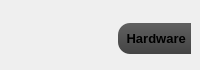
     <widget class="QStackedWidget" name="stackedWidget_top">
      <property name="maximumSize">
       <size>
        <width>16777215</width>
        <height>70</height>
       </size>
      </property>
      <widget class="QWidget" name="page">
       <layout class="QHBoxLayout" name="horizontalLayout">
        <property name="spacing">
         <number>0</number>
        </property>
        <property name="topMargin">
         <number>9</number>
        </property>
        <property name="bottomMargin">
         <number>0</number>
        </property>
        <item>
         <widget class="QFrame" name="frame_main_navigation">
          <property name="minimumSize">
           <size>
            <width>0</width>
            <height>60</height>
           </size>
          </property>
          <property name="maximumSize">
           <size>
            <width>16777215</width>
            <height>60</height>
           </size>
          </property>
          <property name="styleSheet">
           <string notr="true">border: none;</string>
          </property>
          <property name="frameShape">
           <enum>QFrame::StyledPanel</enum>
          </property>
          <property name="frameShadow">
           <enum>QFrame::Raised</enum>
          </property>
          <widget class="QFrame" name="frame_nav_buttonbar">
           <property name="geometry">
            <rect>
             <x>260</x>
             <y>8</y>
             <width>671</width>
             <height>43</height>
            </rect>
           </property>
           <property name="styleSheet">
            <string notr="true">QFrame {
    border-style: solid;
    border: 1px solid #000000;
    border-radius: 6px;
    border: none;
    background: none;
}</string>
           </property>
           <property name="frameShape">
            <enum>QFrame::StyledPanel</enum>
           </property>
           <property name="frameShadow">
            <enum>QFrame::Raised</enum>
           </property>
           <property name="lineWidth">
            <number>1</number>
           </property>
           <layout class="QHBoxLayout" name="horizontalLayout_6">
            <property name="spacing">
             <number>0</number>
            </property>
            <property name="margin">
             <number>0</number>
            </property>
            <item>
             <widget class="QPushButton" name="pushButton_setup">
              <property name="minimumSize">
               <size>
                <width>130</width>
                <height>30</height>
               </size>
              </property>
              <property name="maximumSize">
               <size>
                <width>130</width>
                <height>30</height>
               </size>
              </property>
              <property name="font">
               <font>
                <pointsize>10</pointsize>
                <weight>75</weight>
                <bold>true</bold>
               </font>
              </property>
              <property name="styleSheet">
               <string notr="true">QPushButton:hover
{
    border: 1px solid #78879b;
    color: silver;
}

QPushButton {
    /* Grey Inactive */
    background-color: qlineargradient(spread:pad, x1:0.546341, y1:1, x2:0.512195, y2:0, stop:0 rgba(67, 67, 67, 255), stop:1 rgba(96, 96, 96, 255));
    border-radius: 0px;
    border-top-left-radius: 12px;
    border-bottom-left-radius: 12px;
}</string>
              </property>
              <property name="text">
               <string>Setup</string>
              </property>
             </widget>
            </item>
            <item>
             <widget class="QPushButton" name="pushButton_capture">
              <property name="minimumSize">
               <size>
                <width>130</width>
                <height>30</height>
               </size>
              </property>
              <property name="maximumSize">
               <size>
                <width>130</width>
                <height>30</height>
               </size>
              </property>
              <property name="font">
               <font>
                <pointsize>10</pointsize>
                <weight>75</weight>
                <bold>true</bold>
               </font>
              </property>
              <property name="styleSheet">
               <string notr="true">QPushButton:hover
{
    border: 1px solid #78879b;
    color: silver;
}

QPushButton {
    /* Grey Inactive */
    border-color: rgb(0,0,0);
background-color: qlineargradient(spread:pad, x1:0.546341, y1:1, x2:0.512195, y2:0, stop:0 rgba(67, 67, 67, 255), stop:1 rgba(96, 96, 96, 255));
border-radius: 0px;
}</string>
              </property>
              <property name="text">
               <string>Capture</string>
              </property>
              <property name="checkable">
               <bool>false</bool>
              </property>
              <property name="checked">
               <bool>false</bool>
              </property>
             </widget>
            </item>
            <item>
             <widget class="QPushButton" name="pushButton_evaluate">
              <property name="minimumSize">
               <size>
                <width>130</width>
                <height>30</height>
               </size>
              </property>
              <property name="maximumSize">
               <size>
                <width>130</width>
                <height>30</height>
               </size>
              </property>
              <property name="font">
               <font>
                <pointsize>10</pointsize>
                <weight>75</weight>
                <bold>true</bold>
               </font>
              </property>
              <property name="styleSheet">
               <string notr="true">QPushButton:hover
{
    border: 1px solid #78879b;
    color: silver;
}

QPushButton {
    /* Grey Inactive */
    background-color: qlineargradient(spread:pad, x1:0.546341, y1:1, x2:0.512195, y2:0, stop:0 rgba(67, 67, 67, 255), stop:1 rgba(96, 96, 96, 255));
    border-radius: 0px;
    border-top-right-radius: 12px;
    border-bottom-right-radius: 12px;
}</string>
              </property>
              <property name="text">
               <string>Evaluate</string>
              </property>
             </widget>
            </item>
            <item>
             <spacer name="horizontalSpacer_6">
              <property name="orientation">
               <enum>Qt::Horizontal</enum>
              </property>
              <property name="sizeHint" stdset="0">
               <size>
                <width>40</width>
                <height>20</height>
               </size>
              </property>
             </spacer>
            </item>
           </layout>
          </widget>
          <widget class="QLabel" name="label_angio_logo">
           <property name="geometry">
            <rect>
             <x>0</x>
             <y>10</y>
             <width>109</width>
             <height>38</height>
            </rect>
           </property>
           <property name="styleSheet">
            <string notr="true">background-color: none;
border-color: none;
border: none;</string>
           </property>
           <property name="text">
            <string/>
           </property>
           <property name="pixmap">
            <pixmap resource="wasatch_logo_resources.qrc">:/logos/images/logos/92x30_wp_angio.png</pixmap>
           </property>
           <property name="scaledContents">
            <bool>true</bool>
           </property>
          </widget>
          <widget class="QComboBox" name="comboBox_mode_navigation">
           <property name="geometry">
            <rect>
             <x>109</x>
             <y>14</y>
             <width>111</width>
             <height>31</height>
            </rect>
           </property>
           <property name="font">
            <font>
             <pointsize>10</pointsize>
             <weight>75</weight>
             <bold>true</bold>
            </font>
           </property>
           <property name="layoutDirection">
            <enum>Qt::LeftToRight</enum>
           </property>
           <property name="styleSheet">
            <string notr="true">QComboBox:hover
{
    border: 1px solid #78879b;
    color: silver;
}


QComboBox {
background-color: qlineargradient(spread:pad, x1:0.546341, y1:1, x2:0.512195, y2:0, stop:0 rgba(67, 67, 67, 255), stop:1 rgba(96, 96, 96, 255));
border-radius: 12px;

}</string>
           </property>
           <item>
            <property name="text">
             <string> Hardware</string>
            </property>
           </item>
           <item>
            <property name="text">
             <string> OCT</string>
            </property>
           </item>
           <item>
            <property name="text">
             <string> Angiograph</string>
            </property>
           </item>
          </widget>
          <widget class="QComboBox" name="comboBox_selector">
           <property name="geometry">
            <rect>
             <x>1000</x>
             <y>10</y>
             <width>121</width>
             <height>31</height>
            </rect>
           </property>
           <property name="font">
            <font>
             <weight>75</weight>
             <bold>true</bold>
            </font>
           </property>
           <property name="layoutDirection">
            <enum>Qt::LeftToRight</enum>
           </property>
           <property name="styleSheet">
            <string notr="true">QPushButton:hover
{
    border: 1px solid #78879b;
    color: silver;
}

QPushButton
{
    border-color: rgb(0,0,0);
}

QComboBox {
background-color: qlineargradient(spread:pad, x1:0.546341, y1:1, x2:0.512195, y2:0, stop:0 rgba(67, 67, 67, 255), stop:1 rgba(96, 96, 96, 255));
border-radius: 12px;

}</string>
           </property>
           <item>
            <property name="text">
             <string>HS</string>
            </property>
           </item>
           <item>
            <property name="text">
             <string>OCTS</string>
            </property>
           </item>
           <item>
            <property name="text">
             <string>OCTCAP</string>
            </property>
           </item>
           <item>
            <property name="text">
             <string>ANGIOS</string>
            </property>
           </item>
           <item>
            <property name="text">
             <string>ANGIOCAP</string>
            </property>
           </item>
          </widget>
          <widget class="QPushButton" name="pushButton_hidden">
           <property name="geometry">
            <rect>
             <x>1129</x>
             <y>6</y>
             <width>101</width>
             <height>41</height>
            </rect>
           </property>
           <property name="styleSheet">
            <string notr="true">background: none;</string>
           </property>
           <property name="text">
            <string/>
           </property>
          </widget>
          <widget class="QPushButton" name="pushButton_capture_hidden_red">
           <property name="geometry">
            <rect>
             <x>860</x>
             <y>10</y>
             <width>130</width>
             <height>30</height>
            </rect>
           </property>
           <property name="minimumSize">
            <size>
             <width>130</width>
             <height>30</height>
            </size>
           </property>
           <property name="maximumSize">
            <size>
             <width>130</width>
             <height>30</height>
            </size>
           </property>
           <property name="font">
            <font>
             <pointsize>10</pointsize>
             <weight>75</weight>
             <bold>true</bold>
            </font>
           </property>
           <property name="styleSheet">
            <string notr="true">QPushButton:hover
{
    border: 1px solid #78879b;
    color: silver;
}

QPushButton {
	background-color: qlineargradient(spread:pad, x1:0.512, y1:1, x2:0.512195, y2:0, stop:0 rgba(137, 10, 10, 255), stop:1 rgba(186, 10, 10, 255));
border-radius: 0px;
}</string>
           </property>
           <property name="text">
            <string>Capture</string>
           </property>
           <property name="checkable">
            <bool>false</bool>
           </property>
           <property name="checked">
            <bool>false</bool>
           </property>
          </widget>
         </widget>
        </item>
       </layout>
      </widget>
      <widget class="QWidget" name="page_2"/>
     </widget>
